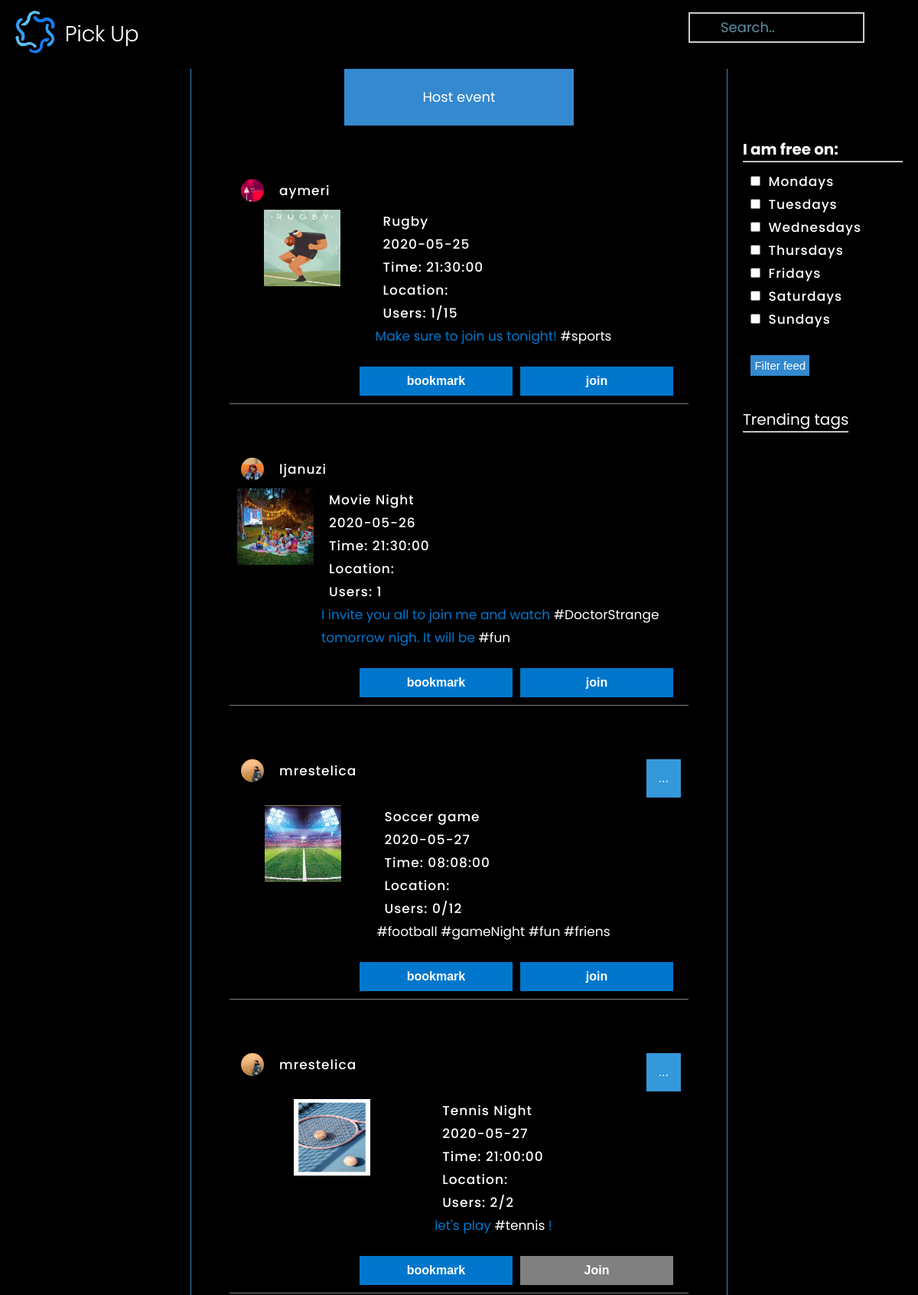
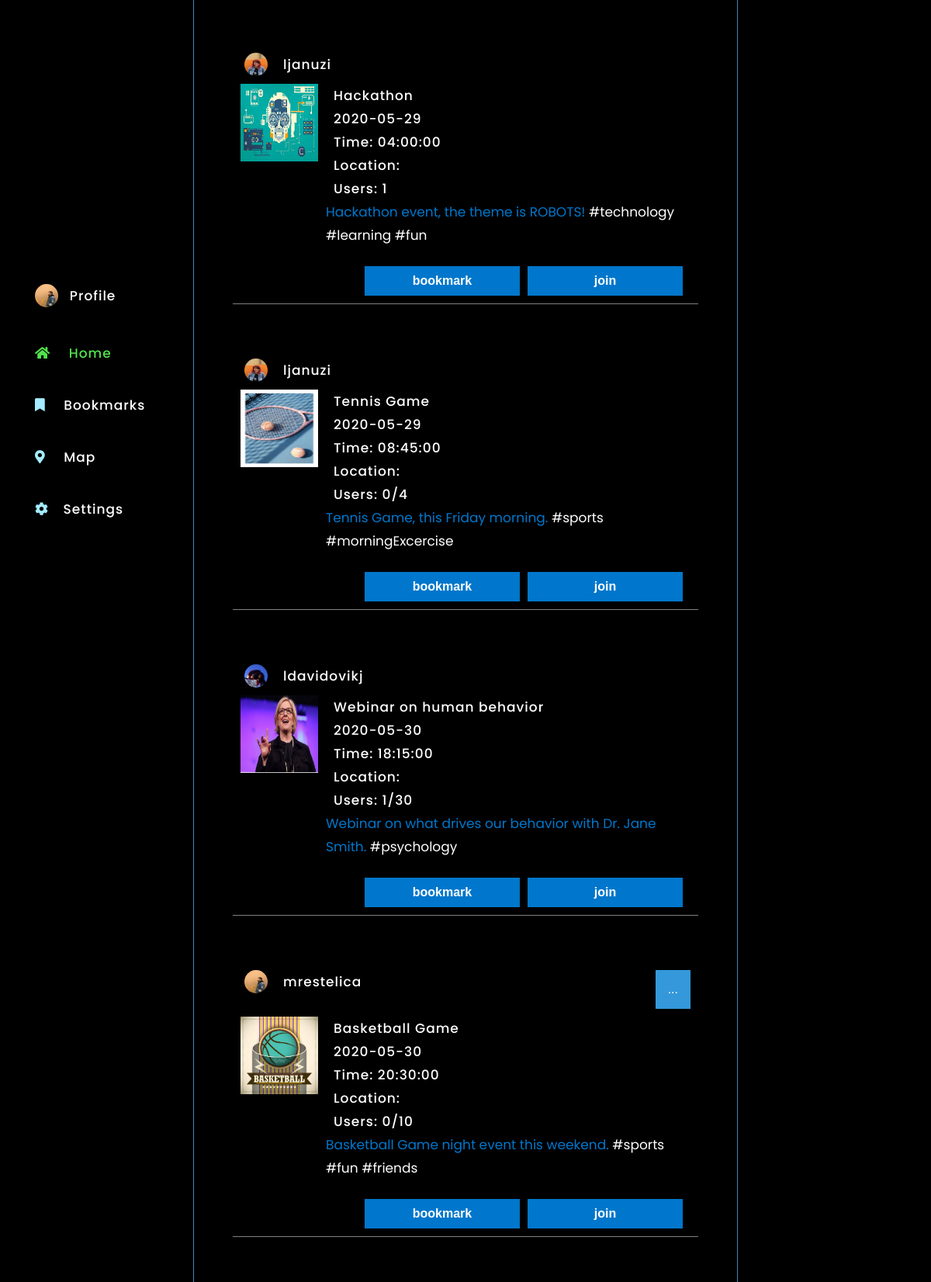
/landing.php (signed in, upper part), run on the app's committed database (2 pictures, top to bottom).
### tables this page shows
CREATE TABLE `events` (
  `event_id` varchar(13) NOT NULL,
  `date_of_event` date NOT NULL,
  `time_of_event` time NOT NULL,
  `subject` varchar(30) DEFAULT NULL,
  `max_users` int(11) DEFAULT NULL,
  `duration_of_event` time DEFAULT NULL,
  `date_of_posting` timestamp NOT NULL DEFAULT CURRENT_TIMESTAMP ON UPDATE CURRENT_TIMESTAMP,
  `lat` float DEFAULT NULL,
  `lng` float DEFAULT NULL,
  `description` longtext NOT NULL,
  `creator` varchar(30) NOT NULL
);

### authenticate.php (called while the page is built, shortened)
<?php
require_once('query_auth.php');
function get_username(){
    if(isset($_SESSION['username'])){
        $u = $_SESSION['username'];
        return $u;
    }
    else{
        return 'avatar';
    }
}
?>

### query_auth.php (called while the page is built, shortened)
<?php
function getEventUsers($event_id){
    $conn = db_connect();
    $sql = "SELECT user_id from isin where event_id = '$event_id' ";
    $result = $conn->query($sql);
    $users = [];
    if ($result->num_rows > 0) {
        for ($x = 0; $x < $result->num_rows; $x++) {
            $row = $result->fetch_assoc();
            $user_id = $row["user_id"];
            array_push($users,$user_id);
        }
    }
    return $users;
}
function get_AllEvents()
{
    $conn = db_connect();
    $sql = "SELECT * from events order by date_of_event ASC,time_of_event ASC";
    $result = $conn->query($sql);
    return makeEvent($result);
}
function makeEvent($result){
    if ($result->num_rows > 0) {
        $events = array();
        for ($x = 0; $x < $result->num_rows; $x++) {
            $row = $result->fetch_assoc();
            $event_id = $row["event_id"];
            $date = $row["date_of_event"];
            $time = $row["time_of_event"];
            $title = $row["subject"];
            $lat = $row["lat"];
            $lng = $row["lng"];
            $description = $row["description"];
            $creator = $row["creator"];
            $max_users = $row["max_users"];
            $event = new Event($event_id, $date, $time, $title, $lat,$lng,$description, $creator,$max_users);
            array_push($events, $event);
        }
        return $events;
    }
}
class Event
{
    public $event_id, $date, $time, $title, $lat, $lng, $description, $creator, $max_users;
    function __construct($event_id, $date, $time, $title, $lat, $lng, $description,$creator, $max_users)
    {
        $this->event_id = $event_id;
        $this->date = $date;
        $this->time = $time;
        $this->title = $title;
        $this->creator = $creator;
        $this->max_users = $max_users;
    }
    function get_eventid()
    {
        return $this->event_id;
    }
    function get_date()
    {
        return $this->date;
    }
    function get_time()
    {
        return $this->time;
    }
    function get_title()
    {
        return $this->title;
    }
    function get_creator()
    {
        return $this->creator;
    }
    function get_max_users(){
        return $this->max_users;
    }
}
?>

### landing.php (the view, shortened to what this page needs)
<!DOCTYPE html>
<html lang="en">
<head>
  <link rel="stylesheet" href="https://unpkg.com/leaflet@1.6.0/dist/leaflet.css" />
    <link href="https://cdnjs.cloudflare.com/ajax/libs/sweetalert/1.1.3/sweetalert.min.css" rel="stylesheet" />
    <link rel="stylesheet" href="radio.css">
    <link rel="stylesheet" href="style.css">
    <link rel="stylesheet" href="section-sidebar.css">
    <link rel="stylesheet" href="pagination.css">
    <link rel="stylesheet" href="https://use.fontawesome.com/releases/v5.3.1/css/all.css"
>
    <link rel="stylesheet" href="https://cdnjs.cloudflare.com/ajax/libs/font-awesome/4.7.0/css/font-awesome.min.css">
</head>
<body>
    <nav>
        <div class="logo">
            <a href="landing.php" class="logolink"> <img src="images/logo.png"> </a>
        </div>
        <div class="search-bar">
            <form method="post" action="search.php" class="search">
                <input type="text" placeholder="Search.." name="searchbar" onkeydown="search(this)">
            </form>
        </div>
    </nav>
    <div class="indexcontainer">
        <div class="section-sidebar">
            <br>
            <section class="stealthy-scroll-container">
                <ul class="sidebar-nav">
                <a href="profile.php?user=<?php echo $_SESSION['username']?>">
                        <li class="profile">
                            <?php
                        require_once('authenticate.php');
                        $u = get_username();
                        echo (isset($_SESSION['username']) ?  "<img class='circular--square' src='images/$u.jpg'  >" : "");
                        ?>
                            <p class="prof">Profile</p>
                        </li>
                        <br>
                    </a>
                    <a href="landing.php">
                        <li>
                            <i class="fas fa-home" style="color: rgb(82, 227, 77);"></i>
                            <p style="color: rgb(82, 227, 77);">Home</p>
                        </li>
                    </a>
                    <a href="bookmark.php">
                        <li>
                            <i class="fas fa-bookmark"></i>
                            <p>Bookmarks</p>
                        </li>
                    </a>
                    <a href="Map.php">
                        <li>
                            <i class="fas fa-map-marker-alt"></i>
                            <p>Map</p>
                        </li>
                    </a>
                    <a href="settings.php">
                        <li>
                            <i class="fas fa-cog"></i>
                            <p class="settingsfafa">Settings</p>
                        </li>
                    </a>
                </ul>
            </section>
        </div>
        <div class="indexfeed">
            <div id="eventbutton" onclick="popEvent()">
                <header style="font-size:large;">Host event</header>
            </div>
            <div id="events">
                <?php
                require_once('query_auth.php');
                if(isset($_GET['day'])){
                    $daysChosen = $_GET['day'];
                    $event = getEventByDay($daysChosen);
                }
                else if(isset($_GET['str'])){
                    $event = getHashtagEvents();
                } else {
                    $event = get_AllEvents();
                }
                if(is_array($event)){
                for ($x = 0; $x < count($event); $x++) {
                    $id = $event[$x]->get_eventid();
                    $max_users = $event[$x]->get_max_users();
                    $dscp = $event[$x]->get_description();
                    $creator = $event[$x]->get_creator();
                    $pic = 'uploads/' . $id . '.jpg';
                    $users = getEventUsers($id);
                    $numUsers = count($users);
                    $numUserText = "Users: ".$numUsers;
                    if($max_users > 0){
                        $numUserText = $numUserText . "/" . $max_users;
                    }
                    $text = "";
                    if($creator==$_SESSION['username']){
                        $text = '<div class="dropdown nonevent">
                                        <button onclick="myFunction('.$x.')" class="dropbtn">...</button>
                                            <div id="dropdown '.$x.'" class="dropdown-content">
                                                <span class ="nonevent clickable" id="dl'.$id.'">Delete</span>
                                            </div>
                                        </div>';
                        }
                        echo
                        '<div class="eventtest ' . $x . '" id="'.$event[$x]->get_title().'">
                                <section class="postsection" id="ps-'.$id.'">
                                    <div class="item1">
                                        <a href="profile.php?user='.$creator.'"><span><img class="circular--square nonevent" src="images/'.$creator.'.jpg" style="
                                        width: 70px;
                                        height:70px;
                                        overflow: hidden;
                                        border-radius: 50%; margin-left:5px; margin-right: 10px; float:left; position:relative"><p>'.$creator.'</p></span></a>
                                    '.$text.'</div>
                                    <div class="item2">' .choosePic($pic, $id).'</div>
                                    <div class="item3" style="color:#0077CC;"> <p>'
                                     . $event[$x]->get_title() .'<br></p>' .'<p>' . $date = $event[$x]->get_date() . '</p>
                                    <br><p>Time: ' . $event[$x]->get_time() . '</p>
                                    <br><p>
                                    Location: <span class="events"></span>
                                   </p><br><p>'.$numUserText. '</p> <br>' . '<script>document.write(hashtag("' . $dscp . '"))</script></div>'  . '
                                    ';
                                    echo $numUsers!=$max_users || $max_users == 0 || in_array($_SESSION['username'],$users)? '<div class="item4"><button type="submit" class="button1 nonevent" id="j-' . $id . '" name="join" value="join ' . $id . '" onclick="changeButton(this)">join</button>'
                                    : '<div class="item4"> <button type ="submit" class="button2 nonevent" style="background-color:grey"> Join </button>';
                                    echo '<button type="submit" class="button1 nonevent" id="b-' . $id . '" name="bookmark" value="bookmark ' . $id . '" onclick="changeButton(this)">bookmark</button></div>
                                </section>
                            </div>';
                }
            }
                function choosePic($pic, $id)
                {
                    if (file_exists($pic)) {
                        return '<img src="uploads/' . $id . '.jpg" style= "width: 100px; height:100px; display:block; margin-left:auto; margin-right:auto; ">';
                    } else
                        return '<img src="images/eventpic.jpg" style= "width: 150px; height:150px; display:block; margin-left:20px; margin-right:20px; "
                         >';
                }
                ?>
            </div>
        </div>
        <div class="filterByDay">
                <h3 id="imfree">I am free on:</h3>
                <hr>
                <form name="dayFilter" method="GET">
                    <input type="checkbox" name="day[]" value="0"><p>Mondays</p><BR>
                    <input type="checkbox" name="day[]" value="1"><p>Tuesdays</p><BR>
                    <input type="checkbox" name="day[]" value="2"><p>Wednesdays</p><BR>
                    <input type="checkbox" name="day[]" value="3"><p>Thursdays</p><BR>
                    <input type="checkbox" name="day[]" value="4"><p>Fridays</p><BR>
                    <input type="checkbox" name="day[]" value="5"><p>Saturdays</p><BR>
                    <input type="checkbox" name="day[]" value="6"><p>Sundays</p><BR>
                    <br>
                    <span class="filter-btn"><input type="submit" value="Filter feed"></span>
                </form>
                <br>
                <span id="hashtags">
                    <span id="hashtagTitle">Trending tags</span><br>
                    <hr>
                </span>
         </div> <br><br><br>
    </div>
    eventArray = <?php require_once('query_auth.php');
    echo json_encode($php_array);?> ;
    hasJoined = <?php require_once('query_auth.php');
    echo json_encode($joinedArray);?> ;
    hasBookmarked = <?php require_once('query_auth.php');
    echo json_encode($bookmarkArray);?>;
</body>
</html>

### radio.css (style rules this page uses)
:root { --white: #ffffff; --light: #f0eff3; --black: #000000; --dark-blue: #1f2029; --dark-light: #353746; --red: #da2c4d; --yellow: #f8ab37; --grey: #ecedf3; }
body { width: 100%; background: var(--dark-blue); overflow-x: hidden; font-family: 'Poppins', sans-serif; font-size: 17px; line-height: 30px; -webkit-transition: all 300ms linear; transition: all 300ms linear; }
p { font-family: 'Poppins', sans-serif; font-size: 17px; line-height: 30px; color: var(--white); letter-spacing: 1px; font-weight: 500; -webkit-transition: all 300ms linear; transition: all 300ms linear; }

### style.css (style rules this page uses)
* { margin: 0px; padding: 0px; box-sizing: border-box; }
body { background-color: black !important; background-size: cover; background-attachment: fixed; font-family: 'Poppins' !important; }
form { transition: all 4s ease-in-out; margin: 5%; height: auto; width: auto; }
nav { position: fixed; width: 100%; display: flex; justify-content: space-between; height: 90px; font-family: 'Poppins'; background-color: black; z-index: 1; }
.indexcontainer { margin-top: auto; width: 100% auto; overflow: hidden; font-family: 'Poppins'; text-decoration: none; color: inherit; border: none; }
.logo { margin-left: 20px; margin-top: 10px; color: rgb(59, 134, 184); }
.logo img { height: 60px; }
.logolink { height: 10px; text-decoration: none; color: inherit; }
.indexfeed { text-align: center; margin-top: 90px; margin-left: 25%; margin-right: 25%; height: auto; background-color: black; color: white; }
.button1, .button2 { display: inline-block; border-style: none; background-color: rgb(52, 137, 207); color: white; width: 200px; cursor: pointer; font-size: 17px; }
.filter-btn input { background-color: rgb(52, 137, 207); color: white; cursor: pointer; font-size: 15px; border: none; padding: 5px; }
#eventbutton { width: 50%; height: auto; padding: 20px; margin: auto; background-color: rgb(52, 137, 207); color: white; border: 0.7mm solid rgb(52, 137, 207); }
.item1 { grid-column: 1 / span 2; grid-row: 1; }
.item4 { grid-column: 1 / span 2; grid-row: 3; justify-content: center; text-align: center; }
.item2 { grid-column: 1; grid-row: 2; }
.item3 { grid-column: 2; grid-row: 2; margin-right: 20px; }
.postsection { display: grid; text-align: left; grid-gap: 10px; width: 100%; height: auto; margin: auto; margin-top: 10%; background-color: rgba(0, 0, 0, 0.3); color: white; padding: 10px; border-bottom: 1px solid gray; transition: all 3s; }
.postsection div [type=submit] { float: right; margin: 15px 10px auto auto; border: none; background-color: #0077CC; color: #fff; font-weight: bold; padding: 10px 15px; font-size: 16px; }
.circular--square { width: 30px; }
.filterByDay { color: white; position: fixed; width: 250px; height: 100%; text-align: left; background-color: rgba(0, 0, 0, 1); border-color: rgb(10, 53, 53); border-right: none; border-top: none; border-bottom: none; border-left: 1px solid rgb(59, 134, 184); right: 0%; margin-left: 20px; padding: 20px; top: 80px; padding-top: 100px; ; }
html { --color: #1b71f3; --bgColor: #1b71f3; --size: 20px; --border: calc(var(--size) * 0.125); --borderRadius: calc(var(--size) * 0.5); --labelSize: calc(var(--size) * 0.75); --margin: calc(var(--size) * 0.25); --marginLeft: calc(var(--size) + calc(var(--size) * 0.5)); }
.search-bar { position: absolute; right: 0px; margin-top: 3%; transform: translate(-50%, -50%); transition: all 1s; width: 200px; height: 40px; box-sizing: border-box; padding: 4px; text-align: center; }
.search-bar input { position: absolute; top: 0; left: 0; width: 100%; outline: 0; border: 0; display: block; font-size: 20px; padding: 0 10%; background-color: black; color: white; font-family: "Poppins"; }
.search-bar input::placeholder { color: skyblue; font-size: 18px; color: skyblue; opacity: .7; display: block; }
#hashtags { position: absolute; font-size: 20px; float: left; }
a:link, a:visited { color: white; text-decoration: none; }
.dropbtn { background-color: #3498DB; color: white; padding: 16px; font-size: 16px; border: none; cursor: pointer; }
.dropdown { float:right; display: inline; }

### data on the page
events: creator (picture), creator "aymeri", event_id (picture), subject "Rugby", date_of_event "2020-05-25", time_of_event "21:30:00", max_users "Users: 1/15"
events: creator (picture), creator "ljanuzi", event_id (picture), subject "Movie Night", date_of_event "2020-05-26", time_of_event "21:30:00", numUserText "Users: 1"
events: creator (picture), creator "mrestelica", event_id (picture), subject "Soccer game", date_of_event "2020-05-27", time_of_event "08:08:00", max_users "Users: 0/12"
events: creator (picture), creator "mrestelica", event_id (picture), subject "Tennis Night", date_of_event "2020-05-27", time_of_event "21:00:00", max_users "Users: 2/2", shows "Join"
events: creator (picture), creator "ljanuzi", event_id (picture), subject "Hackathon", date_of_event "2020-05-29", time_of_event "04:00:00", numUserText "Users: 1"
events: creator (picture), creator "ljanuzi", event_id (picture), subject "Tennis Game", date_of_event "2020-05-29", time_of_event "08:45:00", max_users "Users: 0/4"
events: creator (picture), creator "ldavidovikj", event_id (picture), subject "Webinar on human behavior", date_of_event "2020-05-30", time_of_event "18:15:00", max_users "Users: 1/30"
events: creator (picture), creator "mrestelica", event_id (picture), subject "Basketball Game", date_of_event "2020-05-30", time_of_event "20:30:00", max_users "Users: 0/10"
